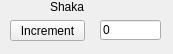
<?xml version="1.0" encoding="UTF-8"?>
<ui version="4.0">
 <class>MainWindow</class>
 <widget class="QMainWindow" name="MainWindow">
  <property name="geometry">
   <rect>
    <x>0</x>
    <y>0</y>
    <width>173</width>
    <height>54</height>
   </rect>
  </property>
  <property name="windowTitle">
   <string>Awesome Name</string>
  </property>
  <widget class="QWidget" name="centralWidget">
   <widget class="QLabel" name="lbl1">
    <property name="geometry">
     <rect>
      <x>50</x>
      <y>0</y>
      <width>47</width>
      <height>13</height>
     </rect>
    </property>
    <property name="text">
     <string>Shaka</string>
    </property>
   </widget>
   <widget class="QPushButton" name="btn1">
    <property name="geometry">
     <rect>
      <x>10</x>
      <y>20</y>
      <width>75</width>
      <height>21</height>
     </rect>
    </property>
    <property name="text">
     <string>Increment</string>
    </property>
   </widget>
   <widget class="QLineEdit" name="txt1">
    <property name="geometry">
     <rect>
      <x>100</x>
      <y>20</y>
      <width>61</width>
      <height>20</height>
     </rect>
    </property>
    <property name="layoutDirection">
     <enum>Qt::RightToLeft</enum>
    </property>
    <property name="text">
     <string>0</string>
    </property>
   </widget>
  </widget>
 </widget>
 <layoutdefault spacing="6" margin="11"/>
 <resources/>
 <connections/>
</ui>
